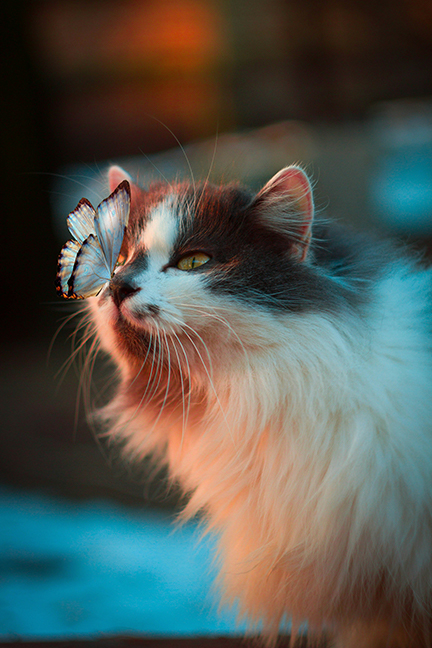
#> input picture testimg/meow_400p.jpg, 432 x 648 px, found by its file name
$ python B4.py
#> lines starting #> are read from the running program, lines starting #| are printed output that depends on the picture
import cv2
import numpy as np
import matplotlib.pyplot as plt
from scipy.fft import fft2, fftshift


img = cv2.imread('./testimg/meow_400p.jpg', cv2.IMREAD_GRAYSCALE)
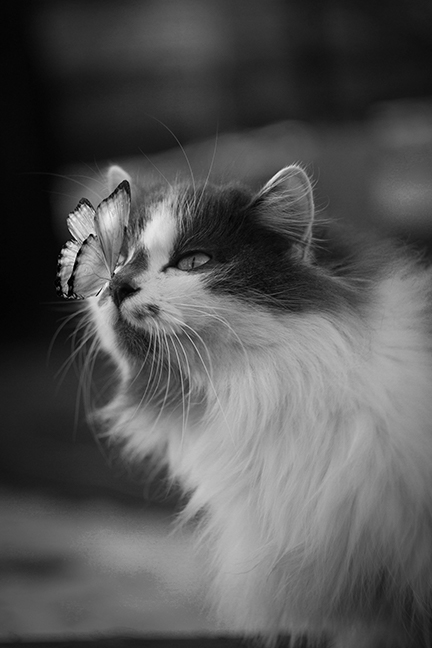
#> img: shape (648, 432); min 0, max 249, mean 85

if img is None:
    raise ValueError(
        "Unable to read the image. Please verify if the path is accurate.")

# FFT - Fourier
dft = fft2(img)
dft_shift = fftshift(dft)

# Calc frequency spectrum
magnitude_spectrum = 20 * np.log(np.abs(dft_shift))
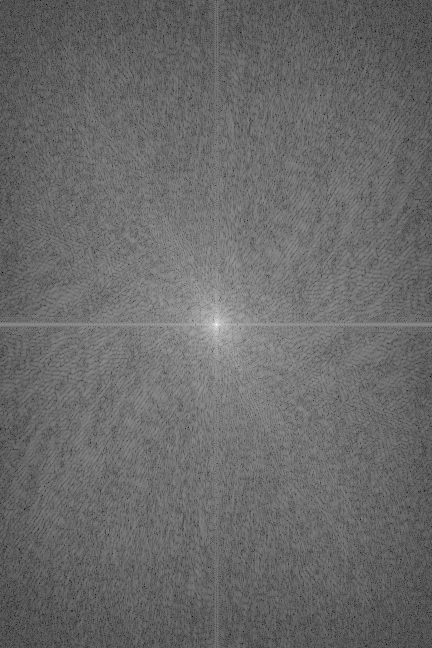
#> magnitude_spectrum: shape (648, 432) float64; min 18.42, max 339.7, mean 152.1; drawn with min black and max white

# Display
plt.figure(figsize=(12, 6))

plt.subplot(1, 2, 1)
plt.imshow(img, cmap='gray')
plt.title('Original Image')
plt.axis('off')

plt.subplot(1, 2, 2)
plt.imshow(magnitude_spectrum, cmap='gray')
plt.title('Frequency Spectrum')
plt.axis('off')

plt.show()
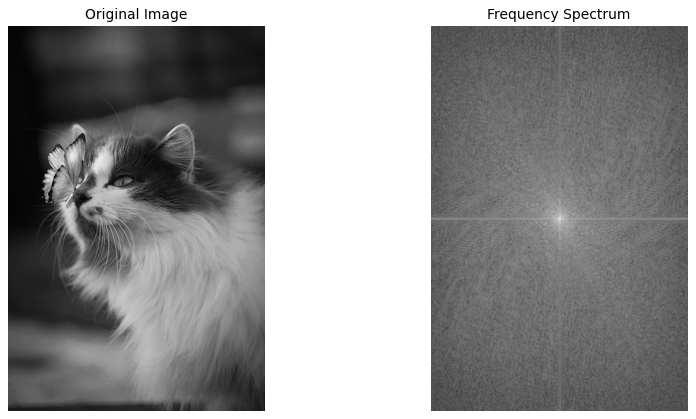
#> figure drawn by matplotlib, 2 panels

$ run again, with testimg/meow2_400p.jpg copied over testimg/meow_400p.jpg
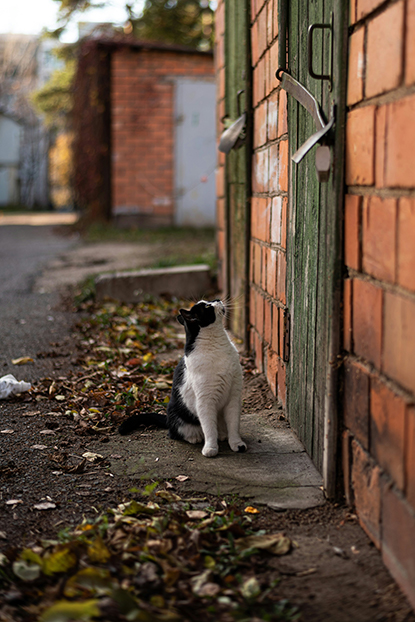
#> input picture testimg/meow2_400p.jpg, 415 x 622 px, found by its file name
#> `magnitude_spectrum = 20 * np.log(np.abs(dft_shift))`:
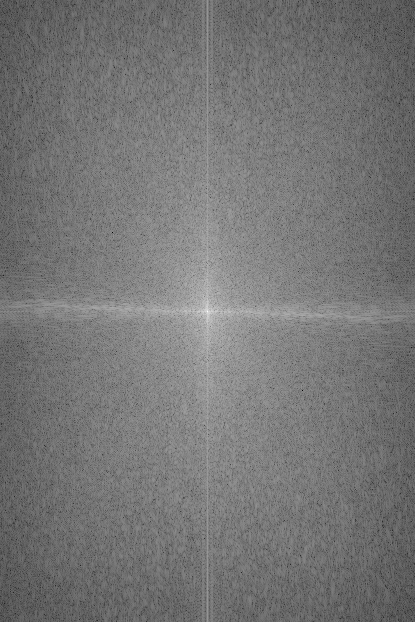
#> magnitude_spectrum: shape (622, 415) float64; min 10.24, max 338, mean 161.7; drawn with min black and max white
#> `plt.show()`:
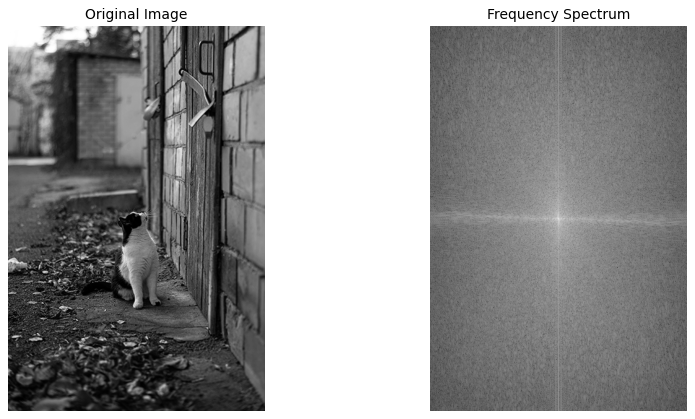
#> figure drawn by matplotlib, 2 panels
